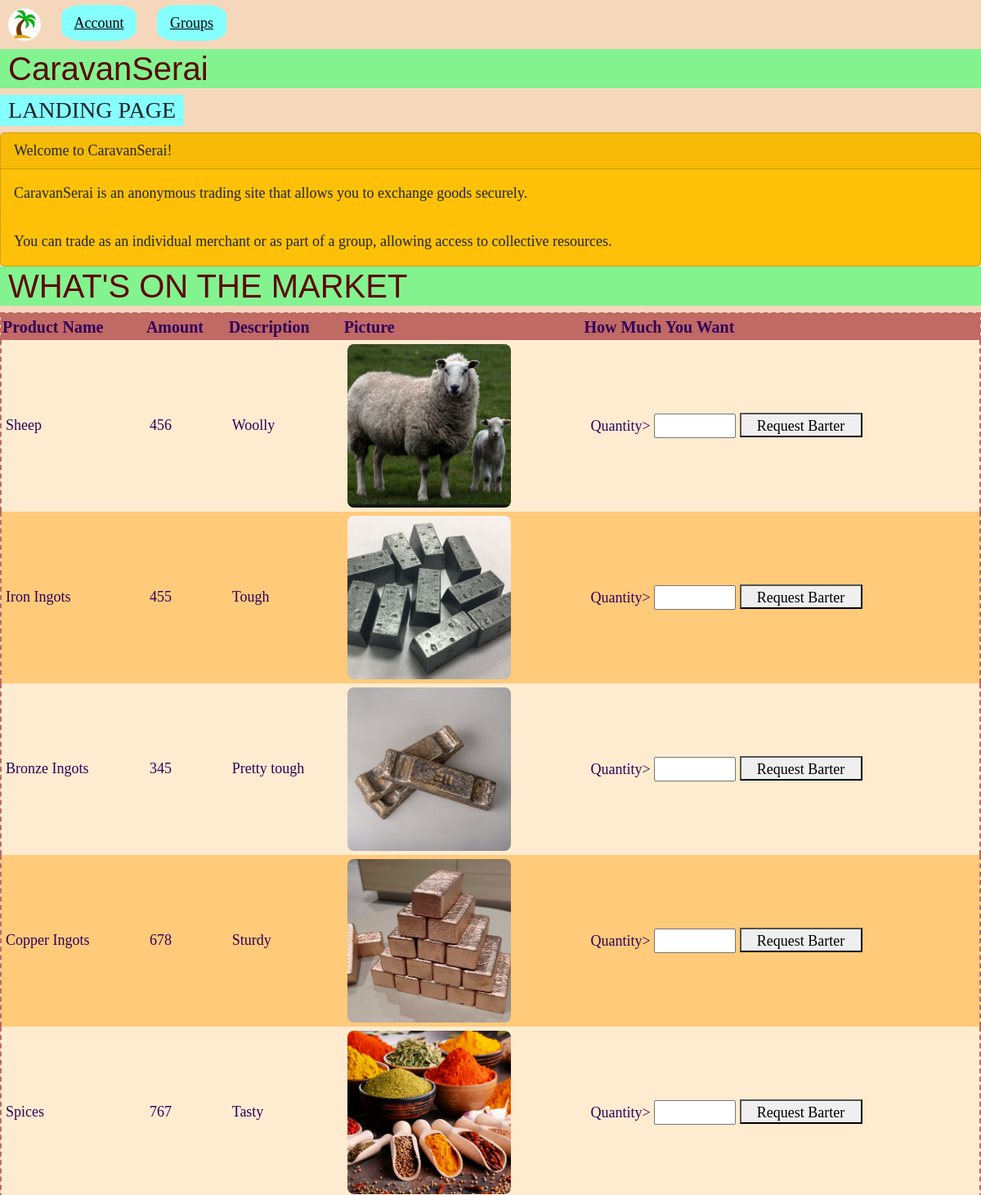
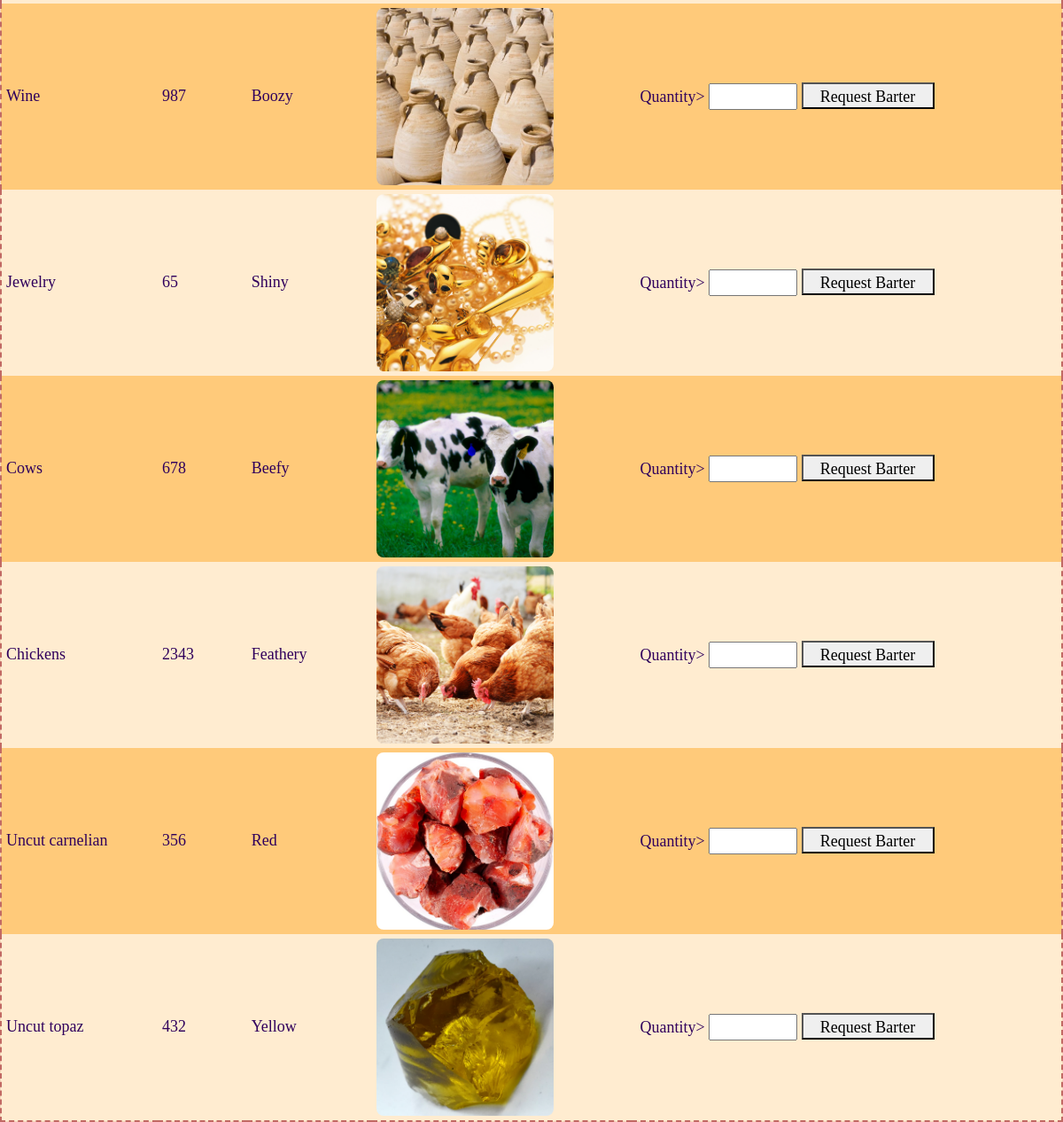
The page / on the database its author committed (2 pictures, top to bottom).
### tables this page shows
CREATE TABLE `products` (
  `ProductName` text NOT NULL,
  `ProductID` int(11) NOT NULL,
  `UserID` varchar(255) NOT NULL,
  `Amount` int(11) NOT NULL,
  `Description` text NOT NULL,
  `ImagePath` varchar(255) NOT NULL
);

### index.php (the view, shortened to what this page needs)
<!DOCTYPE html>
<html>
    <head>
        <link href = "https://cdn.jsdelivr.net/npm/bootstrap@5.2.1/dist/css/bootstrap.min.css" rel = "stylesheet">
        <link href = "styleII.css" rel = "stylesheet">
    </head>
    <body>
        <div class = "topnav">
            <a href="index.php">
                <img class="img-logo" src = "logo_1.jpg">
            </a>
        </div>
        <div class = "topnav" tabindex = "1">
            <a class = "dropbtn">Account</a>
        </div>
        <div class = "topnav" tabindex = "1">
            <a class = "dropbtn">Groups</a>
        </div>
        <h1>CaravanSerai</h1>
        <h3>LANDING PAGE</h3>
        <div class = "card bg-warning">
            <div class = "card-header">
                Welcome to CaravanSerai!
            </div>
            <div class = "card-body">
                CaravanSerai is an anonymous trading site that allows you to
                exchange goods securely.
            </div>
            <div class = "card-body">
                You can trade as an individual merchant or as part of a group,
                allowing access to collective resources.
            </div>
        </div>
        <?php
        if(isset($_SESSION["UserID"]) && isset($_SESSION["GroupID"]))
        {
            $_GroupID = $_SESSION["GroupID"];
            $_GroupName = $_SESSION["GroupName"];
            echo "Welcome, ".$_SESSION["Username"]."!<br>";
            echo "User ID is: ".$_SESSION["UserID"]."<br>";
            echo "Signed into group: ".$_SESSION['GroupName'];
            $conn = mysqli_connect("localhost","root","","caravanserai");
            $result = mysqli_query($conn,"SELECT * FROM products NATURAL JOIN users WHERE UserID NOT IN (SELECT UserID FROM $_GroupName)");
            $data = $result->fetch_all(MYSQLI_ASSOC);
        }
        else
        {
            $conn = mysqli_connect("localhost","root","","caravanserai");
            $result = mysqli_query($conn,"SELECT * FROM products LIMIT 50");
            $data = $result->fetch_all(MYSQLI_ASSOC);
        }
        ?>
        <h1>WHAT'S ON THE MARKET</h1>
        <table border="1">
        <tr>
            <th>Product Name</th>
            <th>Amount</th>
            <th>Description</th>
            <th>Picture</th>
            <th>How Much You Want</th>
        </tr>
        <?php foreach($data as $row): ?>
        <tr>
            <td><?= htmlspecialchars($row['ProductName']) ?></td>
            <td><?= htmlspecialchars($row['Amount']) ?></td>
            <td><?= htmlspecialchars($row['Description']) ?></td>
            <td><img class="img-product" src="./images/<?php echo $row['ImagePath']; ?>"></td>
            <td><form action="barter_create.php" method="post">
                <label for="Quantity">Quantity></label>
                <input style="height:30px; width:100px" id="Quantity" name="Quantity"></input>
                <button style="height:30px; width:150px" input type="submit" name="ProductID" value="<?= $row['ProductID'] ?>">Request Barter</button></form></td>
            </tr>
        <?php endforeach ?>
        </table>
    </body>
</html>

### styleII.css (style rules this page uses)
body { background-color: #f5d8bc; font-size: 18px; font-family:'Book Antiqua', 'Georgia', serif; }
form { padding-left: 4px; }
h1 { font-family:Impact, Haettenschweiler, 'Arial Narrow Bold', sans-serif; background-color: #83f390; color: #5C0800; padding-left:10px; }
h3 { background-color: #85FFFF; padding: 2px 10px; width: fit-content; }
a { color: #30fdf3; }
img { border-radius: 4px; max-width: 100%; height: auto; }
.img-logo { border-radius: 50%; height: 40px; width: 40px; }
.img-product { height: 200px; width: 200px; object-fit: cover; border-radius: 8px; }
.topnav { display: inline-block; position: relative; outline: none; margin: 10px; }
.dropbtn { padding: 12px 16px; transition: 0.35s ease-out; cursor: pointer; background-color: #85FFFF; color: black; border-radius:30%; }
table { background-color: #f5d8bc; border-style: dashed; border-color: #c16964; border-width: 2px; padding: 5px; color: #2f005c; width: 100%; }
th { background-color: #c16964; font-size: 20px; }
tr { padding-right:20px; padding-top:3px; padding-bottom:3px; border-width: 0px, 0px, 1px, 0px; border-style: dotted; background-color: #FFCA7A; }
tr:nth-child(even) { background-color: #FFECD0; }
td { padding: 5px; }

### rows shown on the page
products: ProductName "Sheep", Amount "456", Description "Woolly", ImagePath (picture), $row['ProductID'] 19 (drawn)
products: ProductName "Iron Ingots", Amount "455", Description "Tough", ImagePath (picture), $row['ProductID'] 20 (drawn)
products: ProductName "Bronze Ingots", Amount "345", Description "Pretty tough", ImagePath (picture), $row['ProductID'] 21 (drawn)
products: ProductName "Copper Ingots", Amount "678", Description "Sturdy", ImagePath (picture), $row['ProductID'] 22 (drawn)
products: ProductName "Spices", Amount "767", Description "Tasty", ImagePath (picture), $row['ProductID'] 23 (drawn)
products: ProductName "Wine", Amount "987", Description "Boozy", ImagePath (picture), $row['ProductID'] 24 (drawn)
products: ProductName "Jewelry", Amount "65", Description "Shiny", ImagePath (picture), $row['ProductID'] 25 (drawn)
products: ProductName "Cows", Amount "678", Description "Beefy", ImagePath (picture), $row['ProductID'] 26 (drawn)
products: ProductName "Chickens", Amount "2343", Description "Feathery", ImagePath (picture), $row['ProductID'] 27 (drawn)
products: ProductName "Uncut carnelian", Amount "356", Description "Red", ImagePath (picture), $row['ProductID'] 28 (drawn)
products: ProductName "Uncut topaz", Amount "432", Description "Yellow", ImagePath (picture), $row['ProductID'] 29 (drawn)
